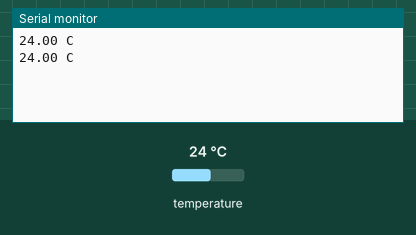
Bench run of a sketch on a simulated Arduino Uno, built with avr-gcc and run on an emulated ATmega328P. Parts: the last lines printed to the serial monitor. The test bench sets the inputs (shaded band); at power-on: temperature 24 °C.

Above: at 3.3 s.
3.4 s: temperature set to 12 °C
At 5.5 s:
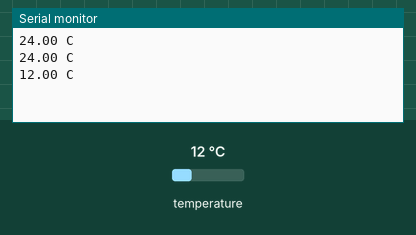
5.9 s: temperature set to 19 °C
At 7.0 s:
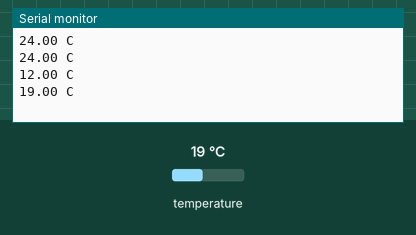
Timing chart, 0 to 8.9 s (numbered marks = the images above; inputs shaded):
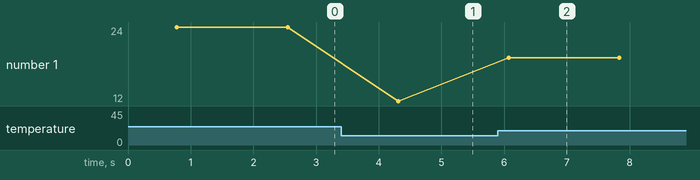

Measured:
- after the input at 3.4 s, the serial monitor: prints a new line after 0.91 s (image 1)
- after the input at 5.9 s, the serial monitor: prints a new line after 0.17 s (image 2)
- plotted number 1: 24 → 12 after the input at 3.4 s, 12 → 19 after the input at 5.9 s

The sketch:

ds18b20.ino
```cpp
// Read a DS18B20 temperature probe and print the temperature to serial.
// Confirms the OneWire + DallasTemperature toolchain compiles, uploads,
// and that the probe reports sane readings.
//
// Wiring (parasitic power NOT used):
//   DS18B20 red    -> 5V
//   DS18B20 black  -> GND
//   DS18B20 yellow -> D2 (data), with a 4.7k pull-up resistor between data and 5V

#include <OneWire.h>
#include <DallasTemperature.h>

const int ONE_WIRE_BUS = 2;

OneWire oneWire(ONE_WIRE_BUS);
DallasTemperature sensors(&oneWire);

void setup() {
  Serial.begin(9600);
  sensors.begin();
}

void loop() {
  sensors.requestTemperatures();
  float tempC = sensors.getTempCByIndex(0);

  if (tempC == DEVICE_DISCONNECTED_C) {
    Serial.println("Error: DS18B20 not found");
  } else {
    Serial.print(tempC);
    Serial.println(" C");
  }

  delay(1000);
}
```
